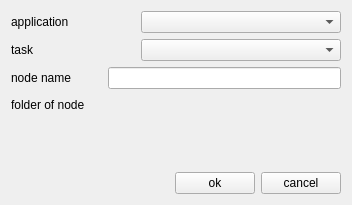
<?xml version="1.0" encoding="UTF-8"?>
<ui version="4.0">
 <class>Form</class>
 <widget class="QWidget" name="Form">
  <property name="geometry">
   <rect>
    <x>0</x>
    <y>0</y>
    <width>352</width>
    <height>205</height>
   </rect>
  </property>
  <property name="sizePolicy">
   <sizepolicy hsizetype="Minimum" vsizetype="Minimum">
    <horstretch>0</horstretch>
    <verstretch>0</verstretch>
   </sizepolicy>
  </property>
  <property name="windowTitle">
   <string>create new node</string>
  </property>
  <layout class="QGridLayout" name="gridLayout">
   <item row="0" column="0">
    <layout class="QVBoxLayout" name="newNodeVLayout">
     <item>
      <layout class="QHBoxLayout" name="hLayoutApplication">
       <item>
        <widget class="QLabel" name="labelApplication">
         <property name="text">
          <string>application</string>
         </property>
        </widget>
       </item>
       <item>
        <spacer name="horizontalSpacer1">
         <property name="orientation">
          <enum>Qt::Horizontal</enum>
         </property>
         <property name="sizeHint" stdset="0">
          <size>
           <width>40</width>
           <height>20</height>
          </size>
         </property>
        </spacer>
       </item>
       <item>
        <widget class="QComboBox" name="comboBoxApplication">
         <property name="minimumSize">
          <size>
           <width>200</width>
           <height>0</height>
          </size>
         </property>
        </widget>
       </item>
      </layout>
     </item>
     <item>
      <layout class="QHBoxLayout" name="hLayoutTask">
       <item>
        <widget class="QLabel" name="labelTask">
         <property name="text">
          <string>task</string>
         </property>
        </widget>
       </item>
       <item>
        <spacer name="horizontalSpacer">
         <property name="orientation">
          <enum>Qt::Horizontal</enum>
         </property>
         <property name="sizeHint" stdset="0">
          <size>
           <width>40</width>
           <height>20</height>
          </size>
         </property>
        </spacer>
       </item>
       <item>
        <widget class="QComboBox" name="comboBoxTask">
         <property name="minimumSize">
          <size>
           <width>200</width>
           <height>0</height>
          </size>
         </property>
        </widget>
       </item>
      </layout>
     </item>
     <item>
      <layout class="QHBoxLayout" name="hLayoutName">
       <item>
        <widget class="QLabel" name="labelNodeName">
         <property name="text">
          <string>node name</string>
         </property>
        </widget>
       </item>
       <item>
        <spacer name="horizontalSpacer_2">
         <property name="orientation">
          <enum>Qt::Horizontal</enum>
         </property>
         <property name="sizeType">
          <enum>QSizePolicy::Fixed</enum>
         </property>
         <property name="sizeHint" stdset="0">
          <size>
           <width>30</width>
           <height>20</height>
          </size>
         </property>
        </spacer>
       </item>
       <item>
        <widget class="QLineEdit" name="lineEditNodeName">
         <property name="minimumSize">
          <size>
           <width>200</width>
           <height>0</height>
          </size>
         </property>
         <property name="alignment">
          <set>Qt::AlignRight|Qt::AlignTrailing|Qt::AlignVCenter</set>
         </property>
        </widget>
       </item>
      </layout>
     </item>
     <item>
      <layout class="QHBoxLayout" name="hLayoutFolder">
       <item>
        <widget class="QLabel" name="labelFolder">
         <property name="text">
          <string>folder of node</string>
         </property>
        </widget>
       </item>
       <item>
        <spacer name="horizontalSpacer_3">
         <property name="orientation">
          <enum>Qt::Horizontal</enum>
         </property>
         <property name="sizeType">
          <enum>QSizePolicy::MinimumExpanding</enum>
         </property>
         <property name="sizeHint" stdset="0">
          <size>
           <width>10</width>
           <height>20</height>
          </size>
         </property>
        </spacer>
       </item>
       <item>
        <widget class="QLabel" name="labelStatus">
         <property name="text">
          <string/>
         </property>
         <property name="alignment">
          <set>Qt::AlignRight|Qt::AlignTrailing|Qt::AlignVCenter</set>
         </property>
        </widget>
       </item>
      </layout>
     </item>
     <item>
      <spacer name="verticalSpacer">
       <property name="orientation">
        <enum>Qt::Vertical</enum>
       </property>
       <property name="sizeType">
        <enum>QSizePolicy::MinimumExpanding</enum>
       </property>
       <property name="sizeHint" stdset="0">
        <size>
         <width>20</width>
         <height>0</height>
        </size>
       </property>
      </spacer>
     </item>
     <item>
      <layout class="QHBoxLayout" name="hLayoutOkCancel">
       <item>
        <spacer name="horizontalSpacer3">
         <property name="orientation">
          <enum>Qt::Horizontal</enum>
         </property>
         <property name="sizeHint" stdset="0">
          <size>
           <width>40</width>
           <height>20</height>
          </size>
         </property>
        </spacer>
       </item>
       <item>
        <widget class="QPushButton" name="buttonOk">
         <property name="text">
          <string>ok</string>
         </property>
        </widget>
       </item>
       <item>
        <widget class="QPushButton" name="buttonCancel">
         <property name="text">
          <string>cancel</string>
         </property>
        </widget>
       </item>
      </layout>
     </item>
    </layout>
   </item>
  </layout>
 </widget>
 <resources/>
 <connections/>
</ui>
